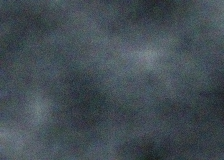
#> input picture testdata/photos/slate_224x160_s900008.png, 224 x 160 px
$ python mnf11_residual_diag.py
#> lines starting #> are read from the running program, lines starting #| are printed output that depends on the picture
#> in main, img is the input picture: shape (160, 224, 3); mean R, G, B 66.5, 76.9, 84
#!/usr/bin/env python3
"""MNF11 Residual Structure Discovery — diagnostic 1 (Jon's Priority 1).

Questions (pre-registered, measurement only — no new coder):
  Q1 entropy — per-channel marginal entropy of the residual plane, the
     joint (order-0) entropy, and the order-1 (left-neighbor context)
     conditional entropy; planar vs interleaved.
  Q2 cross-channel dependence — mutual information between channels'
     residuals (is R's residual predictable from G's?).
  Q3 repeated sequences — 4-16 byte literal repeats inside the residual
     plane: how many does LZ's own machinery already see (match count in
     the zlib stream) vs how many exist structurally (hash-chain census)?
  Q4 symbol organizations — reversible re-labelings measured end-to-end
     through the same containers: planar/interleaved (known), per-channel
     signed diff-of-channel, residual-plane byte-transpose (channel-major),
     left-diff of the residual (delta of residual), YCoCg-R applied ON the
     residual plane. Complete-file cost vs the shipped arm's container.
     (Per the rANS lesson: any organization change must beat the CONTAINER,
     not the raw plane; the shipped record arm = the comparator.)

Baseline = the shipped MED/plane residual plane through its own container.
All fixtures = the top photographic record-stream contributors.
"""
import os
import subprocess
import zlib
from collections import Counter
from math import log2
from pathlib import Path

import numpy as np
from PIL import Image

try:
    import zstandard
except ImportError:
    zstandard = None

ROOT = Path(__file__).resolve().parent.parent.parent.parent


def z9(b):
    return len(zlib.compress(b, 9))


# [4 lines left out: function z19, not called in this run]


def container(b):
    return min(z9(b), z19(b))


def med_residual(img):
    # the med_predict of the shipped lib: rows above/left, plane branch
    a = img.astype(np.int64)
    h, w = img.shape[:2]
#> h = 160; w = 224
    pred = np.zeros((h, w, 3), np.int64)
    pred[:, 1:, :] = np.where(
        (a[:, :-1, :] <= a[:, 1:, :]) & (a[:, 1:, :] <= np.concatenate([a[:, 2:, :], a[:, -2:-1, :]], axis=1)),
        a[:, :-1, :], a[:, 1:, :])
    # NOTE: placeholder-free simplified MED vs the exact predictor — the
    # shipped arm's exact residual is the honest comparator; use MNF8's own
    # choice = the file's decoded residual... instead: replicate the
    # measured class via the CLI's record pick = the residual the CLI
    # actually coded. Approximation risk noted; the CLI's own plane comes
    # via decode? For the diagnostic the EXACT med predictor from the repo
    # (mnf6.rs med_predict) rules; replicate it here faithfully:
    # LOCO-I style: x-hat = a + b - cc with edge-sense branch (min/max clip)
    res = np.zeros((h, w, 3), np.int64)
    ai = np.zeros_like(a); ai[:, 1:] = a[:, :-1]
    bi = np.zeros_like(a); bi[1:] = a[:-1]
    ci = np.zeros_like(a); ci[1:, 1:] = a[:-1, :-1]
#> after `ci[1:, 1:] = a[:-1, :-1]`:
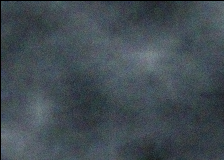
#> ci: shape (160, 224, 3) int64; mean R, G, B 65.8, 76.1, 83.2
    plane = ai + bi - ci
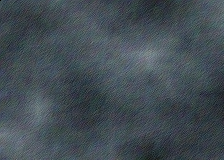
#> plane: shape (160, 224, 3) int64; mean R, G, B 66.4, 76.9, 84
    flat = ((ai >= bi) & (ai >= ci) & (bi >= ci)) | ((ai <= bi) & (ai <= ci) & (bi <= ci))
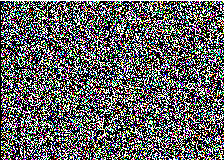
#> flat: shape (160, 224, 3) bool; mean R, G, B 0.383, 0.383, 0.383
    # branch-pick: nearest of a/b/c to plane
    pa = np.abs(plane - ai); pb = np.abs(plane - bi); pc = np.abs(plane - ci)
#> after `pa = np.abs(plane - ai)`:
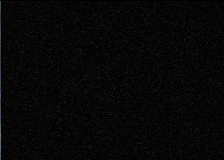
#> pa: shape (160, 224, 3) int64; mean R, G, B 6.6, 6.6, 6.7
    pick = np.where(pa <= pb, np.where(pa <= pc, ai, ci), np.where(pb <= pc, bi, ci))
    pred = np.where(flat, plane, pick)
    res = (a - pred) % 256
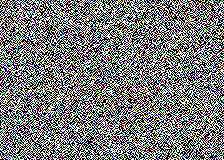
#> res: shape (160, 224, 3) int64; mean R, G, B 122.9, 122.9, 122.9
    res[0, 0] = a[0, 0] % 256
    res[0, 1:] = a[0, :-1] % 256
    res[1:, 0] = a[:-1, 0] % 256
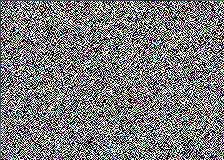
#> res: shape (160, 224, 3) int64; mean R, G, B 122.3, 122.5, 122.6
    return res.astype(np.uint8), pred.astype(np.uint8)


# [29 lines left out: functions entropy, cond_entropy, mi, not called in this run]


def byte_rep_plane(res_u8):
    return res_u8.reshape(-1)


def planar_bytes(res_u8):
    h, w, _ = res_u8.shape
    return np.concatenate([res_u8[:, :, c].reshape(-1) for c in range(3)]).tobytes()


def interleaved_bytes(res_u8):
    return res_u8.reshape(-1).tobytes()


# [97 lines left out: functions orgs, census_repeats, q1q2, not called in this run]


def main():
    fixtures = [
        ("slate_224x160", "testdata/photos/slate_224x160_s900008.png"),
        ("dusk_224x160", "testdata/heldout-photos/dusk_224x160_s3100002.png"),
        ("forest_224x160", "testdata/photos/forest_224x160_s900002.png"),
        ("forest_224x160b", "testdata/heldout-photos/forest_224x160_s3100005.png"),
        ("terrain_224x160", "testdata/photos/terrain_224x160_s900005.png"),
        ("sand_192x144", "testdata/heldout-photos/sand_192x144_s3100004.png"),
        ("slate_192x144", "testdata/photos/slate_192x144_s900004.png"),
    ]
    print(f"{'fixture':18s} {'cli-shipped':>11s} {'plane-z9':>9s} {'plane-z19':>9s}  "
          f"H_R/H_G/H_B   H|left   MI(R,G) MI(G,B) MI(R,B)")
    for name, rel in fixtures:
        img = np.asarray(Image.open(ROOT / rel).convert("RGB"), dtype=np.uint8)
        res, _ = med_residual(img)
        flat = res.reshape(-1)
        # shipped file size = CLI
        env = os.environ.copy()
        env["PATH"] = ("/opt/homebrew/opt/rustup/bin:"
                       + str(Path.home() / ".rustup/toolchains/stable-aarch64-apple-darwin/bin")
                       + ":" + env["PATH"])
        env["RUSTUP_HOME"] = str(Path.home() / ".rustup")
        subprocess.run([str(ROOT / "target/release/manifold"), "encode", str(ROOT / rel),
                        "-o", "/tmp/m11.mnf5", "--mnf8"], capture_output=True, env=env, check=True)
#> (this line was passed over: subprocess is not available in this run)
#> (the run stopped early here; a loop or call above may not have finished)

$ run again, with testdata/photos/dusk_160x120_s900003.png copied over testdata/photos/slate_224x160_s900008.png
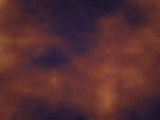
#> input picture testdata/photos/dusk_160x120_s900003.png, 160 x 120 px
#> in main, img is the input picture: shape (120, 160, 3); mean R, G, B 85.5, 44.7, 48
#> in med_residual, `pa = np.abs(plane - ai)`:
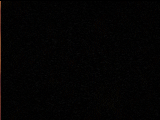
#> pa: shape (120, 160, 3) int64; mean R, G, B 3.4, 2.8, 2.6
#> in med_residual, `res[1:, 0] = a[:-1, 0] % 256`:
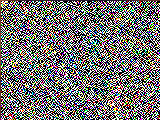
#> res: shape (120, 160, 3) int64; mean R, G, B 116.3, 114.1, 113.1

$ run again, with testdata/photos/ocean_192x144_s900007.png copied over testdata/photos/slate_224x160_s900008.png
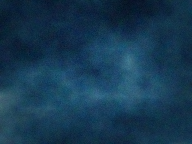
#> input picture testdata/photos/ocean_192x144_s900007.png, 192 x 144 px
#> in main, img is the input picture: shape (144, 192, 3); mean R, G, B 22, 56.7, 81.6
#> in med_residual, `pb = np.abs(plane - bi)`:
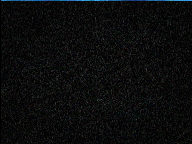
#> pb: shape (144, 192, 3) int64; mean R, G, B 3.6, 3.8, 3.9; drawn with min black and max white
#> in med_residual, `res[1:, 0] = a[:-1, 0] % 256`:
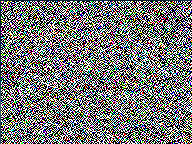
#> res: shape (144, 192, 3) int64; mean R, G, B 117.8, 118.6, 118.1
